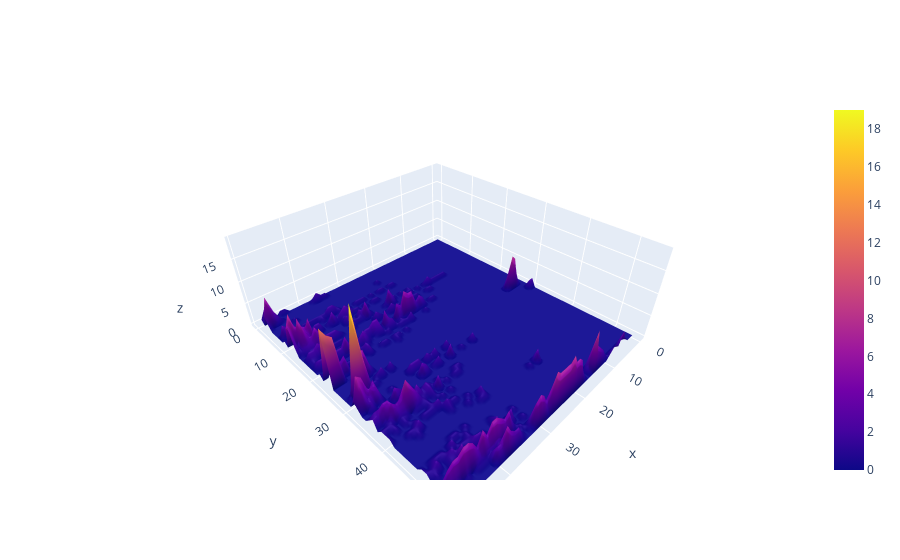

The code cell stored with this chart in its notebook:
### Code cell
iplot([go.Surface(z=v)])

### Figure 1 — Plotly figure (JSON) as saved in the notebook; plotly's stock layout.template omitted (floating-point values rounded to 4 significant figures; data arrays with more than 128 entries replaced by an {"elided": "..."} marker saying what was removed)
{"data": [{"type": "surface", "z": {"elided": "55x50 int values"}}], "layout": {}}
